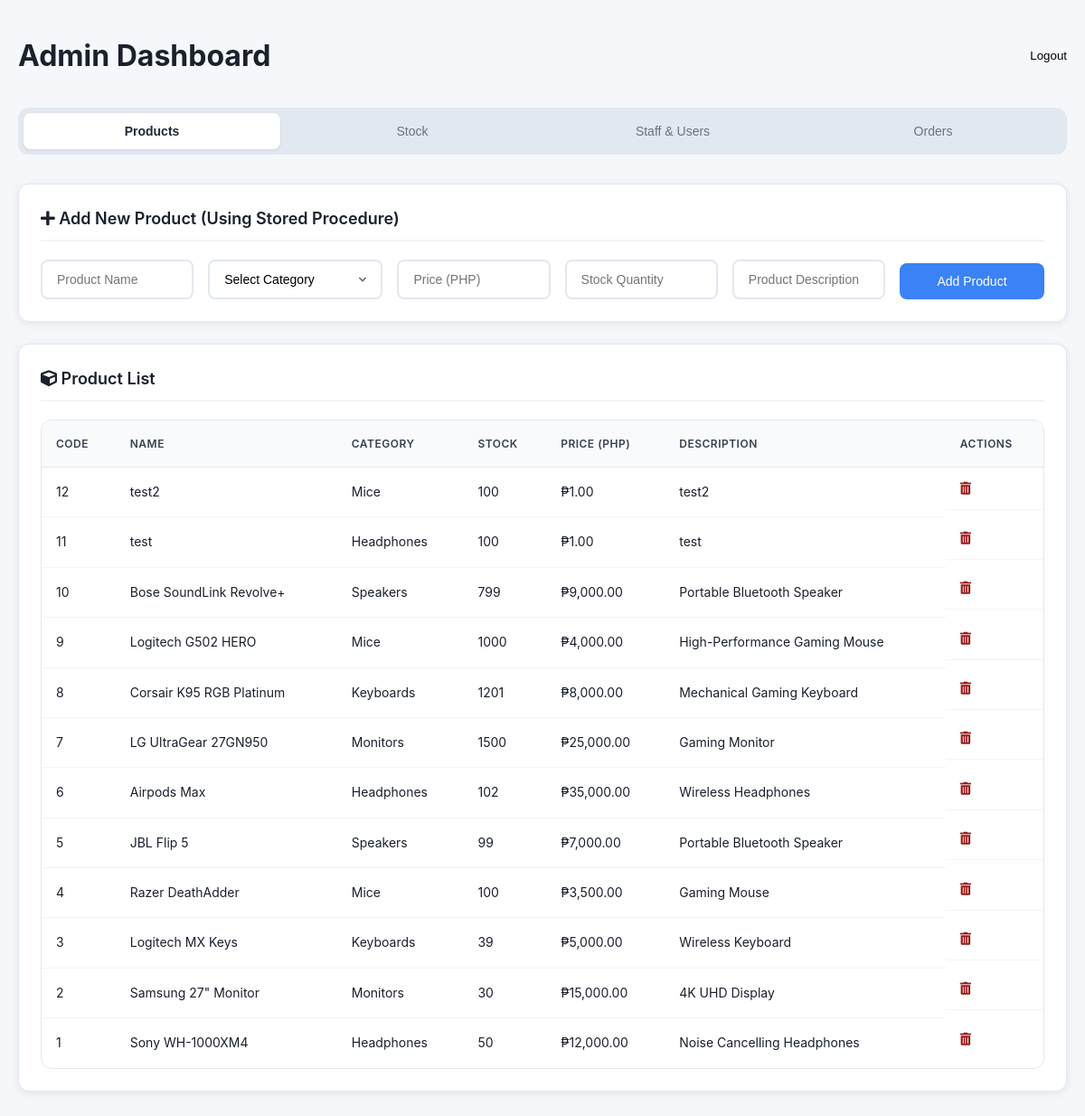
The page /Admin.php (signed in) on the database its author committed.
### tables this page shows
CREATE TABLE `products` (
  `product_code` int(11) NOT NULL,
  `category_code` int(11) DEFAULT NULL,
  `product_name` varchar(45) DEFAULT NULL,
  `description` varchar(45) DEFAULT NULL,
  `stock_qty` int(11) DEFAULT NULL,
  `srp_php` float DEFAULT NULL
);

CREATE TABLE `categories` (
  `category_code` int(11) NOT NULL,
  `category_name` varchar(45) DEFAULT NULL
);

### Admin.php (the view, shortened to what this page needs)
<?php
require_once 'includes/db.php';
$products = $conn->query("
    SELECT p.*, c.category_name
    FROM products p
    LEFT JOIN categories c ON p.category_code = c.category_code
    ORDER BY p.product_code DESC
");
?>
<!DOCTYPE html>
<html lang="en">
<head>
  <link rel="stylesheet" href="styles/admin.css">
  <link rel="stylesheet" href="https://cdnjs.cloudflare.com/ajax/libs/font-awesome/5.15.4/css/all.min.css">
</head>
<body>
<div class="container">
  <div class="user-info">
  <h2>Admin Dashboard</h2>
    <form method="POST" style="display: inline;">
      <button type="submit" name="logout" value="1" class="logout-btn" onclick="return confirmLogout()">
        Logout
      </button>
    </form>
  </div>
  <div class="tabs">
    <button class="tab-btn active" onclick="showTab('products')">Products</button>
    <button class="tab-btn" onclick="showTab('stock')">Stock</button>
    <button class="tab-btn" onclick="showTab('staffusers')">Staff & Users</button>
    <button class="tab-btn" onclick="showTab('orders')">Orders</button>
  </div>
  <div id="products" class="tab-content active">
    <div class="content-box">
    <h3><i class="fas fa-plus"></i> Add New Product (Using Stored Procedure)</h3>
    <form method="POST" class="form-grid single-row">
      <input name="product_name" placeholder="Product Name" required>
      <select name="category_code" required>
        <option value="">Select Category</option>
      </select>
      <input name="srp_php" type="number" step="0.01" placeholder="Price (PHP)" required>
      <input name="stock_qty" type="number" placeholder="Stock Quantity" required>
      <input name="description" placeholder="Product Description" maxlength="45"></input>
      <button type="submit" class="yellow-btn">Add Product</button>
    </form>
    </div>
    <div class="content-box">
    <h3><i class="fas fa-cube"></i> Product List</h3>
    <div class="table-container">
      <table>
        <thead>
          <tr>
            <th>Code</th>
            <th>Name</th>
            <th>Category</th>
            <th>Stock</th>
            <th>Price (PHP)</th>
            <th>Description</th>
            <th>Actions</th>
          </tr>
        </thead>
        <tbody>
          <?php while ($p = $products->fetch_assoc()): ?>
          <tr>
            <td><?= $p['product_code'] ?></td>
            <td><?= htmlspecialchars($p['product_name']) ?></td>
            <td><?= htmlspecialchars($p['category_name'] ?? 'N/A') ?></td>
            <td class="<?= $p['stock_qty'] <= 10 ? 'low-stock' : '' ?>"><?= $p['stock_qty'] ?></td>
            <td>₱<?= number_format($p['srp_php'], 2) ?></td>
            <td><?= htmlspecialchars($p['description'] ?? '') ?></td>
            <td class="actions-cell">
              <i class="fas fa-trash-alt delete-icon"
                 title="Delete"
                 onclick="deleteProduct(<?= $p['product_code'] ?>, '<?= htmlspecialchars($p['product_name']) ?>')"
                 style="cursor: pointer; color: #991b1b">
              </i>
            </td>
          </tr>
          <?php endwhile; ?>
        </tbody>
      </table>
    </div>
    </div>
  </div>
</body>
</html>

### styles/admin.css (style rules this page uses)
* { margin: 0; padding: 0; box-sizing: border-box; }
body { font-family: -apple-system, BlinkMacSystemFont, 'Segoe UI', Roboto, sans-serif; background: #f5f7fa; color: #1a202c; line-height: 1.6; }
.container { max-width: 1200px; margin: 0 auto; padding: 20px; }
h2 { font-size: 32px; font-weight: 700; color: #1a202c; margin-bottom: 0; text-align: left !important; }
.user-info { display: flex; justify-content: space-between; align-items: center; gap: 16px; margin-top: 16px; margin-bottom: 32px; font-size: 14px; color: #6b7280; }
.logout-btn { background: none; border: none; padding: 0; }
.tabs { display: flex; gap: 0; background:#e2e8f0; border-radius: 12px; padding: 4px; margin-bottom: 32px; }
.tab-btn { flex: 1; padding: 12px 24px; background: transparent; border: none; font-size: 14px; font-weight: 500; color: #6b7280; cursor: pointer; border-radius: 8px; transition: all 0.2s ease; margin: 2px; }
.tab-btn.active { color: #1f2937; background: white; box-shadow: 0 1px 3px rgba(0, 0, 0, 0.1); font-weight: 600; }
.content-box { background: white; border-radius: 12px; padding: 24px; margin-bottom: 24px; box-shadow: 0 2px 10px rgba(0, 0, 0, 0.08); border: 1px solid #e2e8f0; }
.content-box h3 { color: #1a202c; font-size: 18px; font-weight: 600; margin-bottom: 20px; padding-bottom: 8px; border-bottom: 2px solid #f1f5f9; }
.tab-content { display: none; }
.tab-content.active { display: block; }
.form-grid { display: grid; grid-template-columns: repeat(auto-fit, minmax(180px, 1fr)); gap: 16px; align-items: end; }
.form-grid.single-row { display: flex; flex-wrap: wrap; gap: 16px; align-items: end; }
.form-grid.single-row > * { flex: 1; min-width: 150px; }
.form-grid.single-row button { flex: 0 0 auto; min-width: 160px; justify-content: space-between; }
.form-grid input, .form-grid select, .form-grid textarea { padding: 12px 16px; border: 2px solid #e2e8f0; border-radius: 8px; font-size: 14px; transition: all 0.2s ease; background: white; width: 100%; }
.form-grid select { cursor: pointer; appearance: none; background-position: right 12px center; background-repeat: no-repeat; background-size: 16px; padding-right: 40px; }
.yellow-btn, .red-btn { padding: 12px 24px; border: none; border-radius: 8px; font-size: 14px; font-weight: 500; cursor: pointer; transition: all 0.2s ease; text-decoration: none; display: inline-block; }
.yellow-btn { background: #3b82f6; color: white; }
.table-container { overflow-x: auto; border-radius: 12px; border: 1px solid #e2e8f0; background: white; }
table { width: 100%; border-collapse: collapse; }
table th { background: #f8fafc; padding: 16px; text-align: left; font-weight: 600; color: #374151; font-size: 12px; text-transform: uppercase; letter-spacing: 0.5px; border-bottom: 1px solid #e2e8f0; }
table td { padding: 16px; border-bottom: 1px solid #f1f5f9; font-size: 14px; }
table tr:last-child td { border-bottom: none; }
.actions-cell { display: flex; align-items: center; gap: 12px; flex-wrap: nowrap; }
form { display: inline-flex; align-items: center; margin: 0; }

### rows shown on the page
products: product_code "12", product_name "test2", category_code.category_name "Mice", stock_qty "100", srp_php "1.00", description "test2"
products: product_code "11", product_name "test", category_code.category_name "Headphones", stock_qty "100", srp_php "1.00", description "test"
products: product_code "10", product_name "Bose SoundLink Revolve+", category_code.category_name "Speakers", stock_qty "799", srp_php "9,000.00", description "Portable Bluetooth Speaker"
products: product_code "9", product_name "Logitech G502 HERO", category_code.category_name "Mice", stock_qty "1000", srp_php "4,000.00", description "High-Performance Gaming Mouse"
products: product_code "8", product_name "Corsair K95 RGB Platinum", category_code.category_name "Keyboards", stock_qty "1201", srp_php "8,000.00", description "Mechanical Gaming Keyboard"
products: product_code "7", product_name "LG UltraGear 27GN950", category_code.category_name "Monitors", stock_qty "1500", srp_php "25,000.00", description "Gaming Monitor"
products: product_code "6", product_name "Airpods Max", category_code.category_name "Headphones", stock_qty "102", srp_php "35,000.00", description "Wireless Headphones"
products: product_code "5", product_name "JBL Flip 5", category_code.category_name "Speakers", stock_qty "99", srp_php "7,000.00", description "Portable Bluetooth Speaker"
products: product_code "4", product_name "Razer DeathAdder", category_code.category_name "Mice", stock_qty "100", srp_php "3,500.00", description "Gaming Mouse"
products: product_code "3", product_name "Logitech MX Keys", category_code.category_name "Keyboards", stock_qty "39", srp_php "5,000.00", description "Wireless Keyboard"
products: product_code "2", product_name "Samsung 27\" Monitor", category_code.category_name "Monitors", stock_qty "30", srp_php "15,000.00", description "4K UHD Display"
products: product_code "1", product_name "Sony WH-1000XM4", category_code.category_name "Headphones", stock_qty "50", srp_php "12,000.00", description "Noise Cancelling Headphones"
